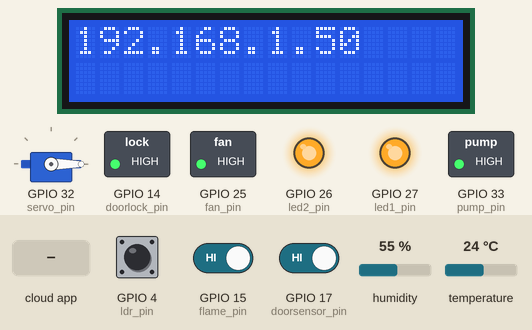
Recording of a sketch running on a simulated ESP32. On the bench: 16×2 character LCD, servo, switched loads named in the sketch (green lamp = pin HIGH), output pins drawn as LEDs (lit = HIGH). Inputs (shaded band) come from the test bench; at power-on: GPIO 4 (ldr_pin) HIGH, GPIO 15 (flame_pin) HIGH, GPIO 17 (doorsensor_pin) HIGH, humidity 55 %, temperature 24 °C. WiFi joins after 1.5 s; servers stay silent unless stated; the local clock reads 2024-03-15 10:24:30 at power-on unless the sketch sets it; the Firebase database answers and starts empty; what the sketch prints to the serial monitor is not drawn.

Above: at 2.7 s.
2.8 s: the phone or cloud app sets led1 to ON
At 4.2 s:
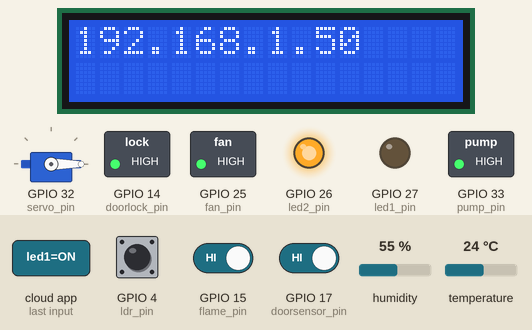
5.0 s: the phone or cloud app sets fire to DETECTED
At 6.0 s:
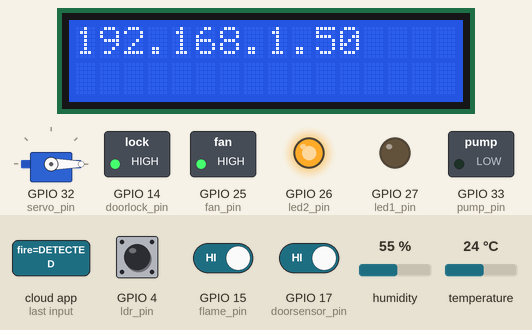
7.0 s: the phone or cloud app sets led2 to ON
At 7.8 s:
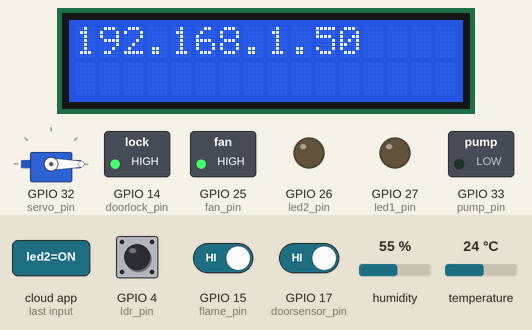
9.0 s: the phone or cloud app sets fan to ON
At 10.6 s:
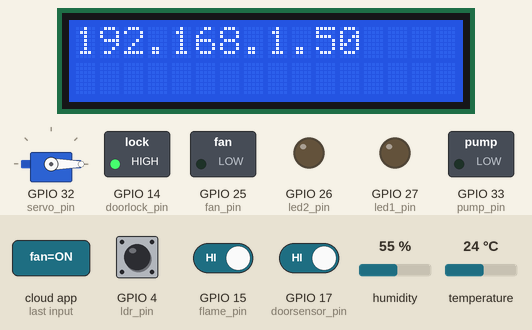
10.9 s: the phone or cloud app sets gate to OPEN
At 12.5 s:
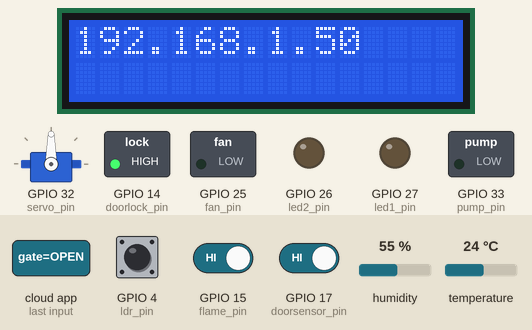
12.9 s: the phone or cloud app sets led1 to DETECTED
At 60.5 s:
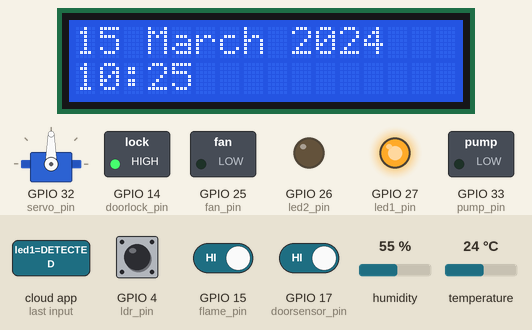
Timing chart, 0 to 61.5 s (numbered marks = the images above; inputs shaded):
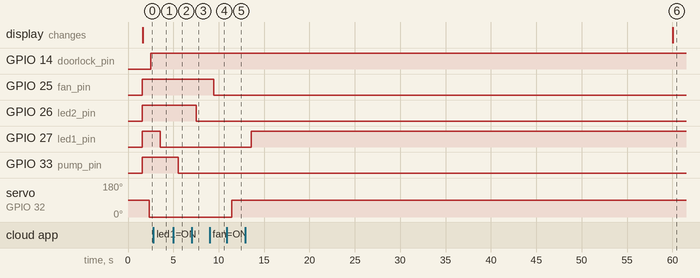

Measured:
- after the input at 2.8 s, GPIO 27 (led1_pin): HIGH → LOW after 0.75 s
- after the input at 5.0 s, GPIO 33 (pump_pin): HIGH → LOW after 0.53 s
- after the input at 7.0 s, GPIO 26 (led2_pin): HIGH → LOW after 0.50 s
- after the input at 9.0 s, GPIO 25 (fan_pin): HIGH → LOW after 0.47 s
- after the input at 10.9 s, servo on GPIO 32 (servo_pin): 0° → 90° after 0.55 s
- after the input at 12.9 s, GPIO 27 (led1_pin): LOW → HIGH after 0.67 s

The sketch:

gen_houseESP32Final.ino
```cpp
#include <Wire.h>
#include <WiFi.h>
#include <sntp.h>
#include <time.h>
#include <IOXhop_FirebaseESP32.h>
#include "DHT.h"
#include <ESP32Servo.h>
#include <LiquidCrystal_I2C.h>

/* Task Handler */
TaskHandle_t Task1;
TaskHandle_t Task2;

/* PINS */
const int dht_pin = 5;
#define DHTTYPE DHT11
DHT dht(dht_pin, DHTTYPE);

const int ldr_pin = 4;
const int flame_pin = 15;
const int doorsensor_pin = 17;
const int doorlock_pin = 14;
const int buzzer_pin = 16;
const int led1_pin = 27;
const int led2_pin = 26;
const int fan_pin = 25;
const int pump_pin = 33;
const int servo_pin = 32;
Servo gateS;

/* NTP LCD */
const char* ntpServer1 = "id.pool.ntp.org";
const long gmtOffset_sec = 25200;
const int daylightOffset_sec = 0;

/* Database */
// Connection
#define FIREBASE_HOST "https://genhousedb-default-rtdb.asia-southeast1.firebasedatabase.app/"
#define FIREBASE_AUTH "qhkYi9MrdQfBzqT2dsgDSZ9UChTRBU4TYx2AKSOE"
#define WIFI_SSID "Violet Corner"
#define WIFI_PASSWORD "ambatron"

LiquidCrystal_I2C lcd(0x27, 16, 2);

/* NTP Function */
void printLocalTime() {
  struct tm timeinfo;
  if (!getLocalTime(&timeinfo)) {
    Serial.println("No Time available");
    return;
  }

  lcd.clear();
  lcd.print(&timeinfo, "%d %B %Y"); // date-month-year
  lcd.setCursor(0, 1);
  lcd.print(&timeinfo, "%H:%M"); // day-hour-minute-second
}

void timeavailable(struct timeval *t) {
  Serial.println("Got time adjustment from NTP!");
  printLocalTime();
}

void setup() {
  Serial.begin(115200);
  Serial.println("DHT11 test!");
  dht.begin();
  lcd.init();
  lcd.backlight();
  gateS.attach(servo_pin);

  // NTP
  sntp_set_time_sync_notification_cb(timeavailable);
  configTime(gmtOffset_sec, daylightOffset_sec, ntpServer1);

  // Connect to Internet and Database
  WiFi.begin(WIFI_SSID, WIFI_PASSWORD);
  Serial.print("Connecting to ");
  Serial.print(WIFI_SSID);
  while (WiFi.status() != WL_CONNECTED) {
    delay(500);
    Serial.print(".");
  }
  Serial.println();
  Serial.print("Connected, IP address: ");
  Serial.println(WiFi.localIP());
  lcd.print(WiFi.localIP());
  Firebase.begin(FIREBASE_HOST, FIREBASE_AUTH);

  // Identification pin
  pinMode(ldr_pin, INPUT);
  pinMode(flame_pin, INPUT);
  pinMode(doorsensor_pin, INPUT);
  pinMode(doorlock_pin, OUTPUT);
  pinMode(led1_pin, OUTPUT);
  digitalWrite(led1_pin, HIGH);
  pinMode(led2_pin, OUTPUT);
  digitalWrite(led2_pin, HIGH);
  pinMode(fan_pin, OUTPUT);
  digitalWrite(fan_pin, HIGH);
  pinMode(pump_pin, OUTPUT);
  digitalWrite(pump_pin, HIGH);

  xTaskCreatePinnedToCore(TaskSensors, "TaskSensors", 10000, NULL, 1, &Task1, 1);
  xTaskCreatePinnedToCore(TaskActuators, "TaskActuators", 10000, NULL, 1, &Task2, 0);
}

void loop() {
  if (millis() % 60000 == 0) { // Example: every minute
    printLocalTime();
  }
}

void TaskSensors(void *pvParameters) {
  for (;;) {
    float h = dht.readHumidity();
    float t = dht.readTemperature();
    int ldr = digitalRead(ldr_pin);
    int flame = digitalRead(flame_pin);
    int doorstate = digitalRead(doorsensor_pin);

    const char* day_status = (ldr == LOW) ? "BRIGHT" : "DARK";
    const char* fire_status = (flame == LOW) ? "DETECTED" : "UNDETECTED";
    const char* door_status = (doorstate == LOW) ? "OPEN" : "CLOSE";

    if (!isnan(h) && !isnan(t)) {
      Firebase.setFloat("genkey1/suhu", t);
      Firebase.setFloat("genkey1/kelembaban", h);
    }

    Firebase.setString("genkey1/day", day_status);
    Firebase.setString("genkey1/fire", fire_status);
    Firebase.setString("genkey1/door", door_status);
    Serial.println("Sensor Data Updated");
  }
}

void TaskActuators(void *pvParameters) {
  for (;;) {
    String led1_status = Firebase.getString("/genkey1/led1");
    digitalWrite(led1_pin, (led1_status == "ON") ? LOW : HIGH);

    String fire_status = Firebase.getString("/genkey1/fire");
    digitalWrite(pump_pin, (fire_status == "DETECTED") ? LOW : HIGH);
    digitalWrite(buzzer_pin, (fire_status == "DETECTED") ? LOW : HIGH);

    String led2_status = Firebase.getString("/genkey1/led2");
    digitalWrite(led2_pin, (led2_status == "ON") ? LOW : HIGH);

    String fan_status = Firebase.getString("/genkey1/fan");
    digitalWrite(fan_pin, (fan_status == "ON") ? LOW : HIGH);

    String servo_status = Firebase.getString("/genkey1/gate");
    gateS.write((servo_status == "OPEN") ? 90 : 0);

    String solenoid_status = Firebase.getString("/genkey1/doorlock");
    digitalWrite(doorlock_pin, (solenoid_status == "LOCK") ? LOW : HIGH);
    Serial.println("Actuators Data Updated");
  }
}
```
